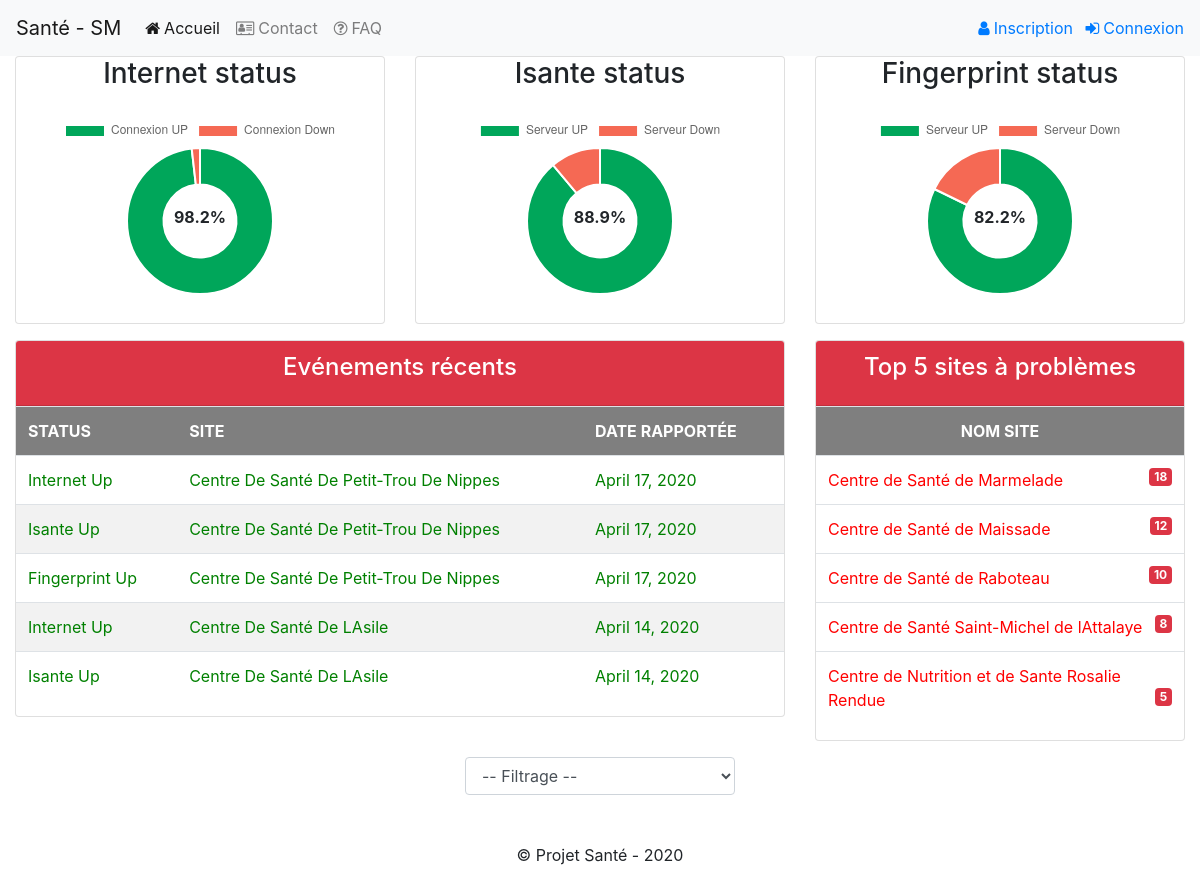
The page / on the database its author committed.
### smonitoring/models.py (models this page shows, shortened)
class Evenement(models.Model):
	code_site = models.ForeignKey(Site, on_delete= models.CASCADE, related_name="site")
	entite_concerne = models.CharField(max_length=100, choices= [('internet','Internet'),('isante','Isante Server'),('fingerprint','Fingerprint Server')]) # internet, isante or fingerprint
	status_ev = models.CharField(max_length=10, choices= EL_CHOICES) # up, down, none
	raison_ev = models.ForeignKey(RaisonsEvenement, on_delete=models.CASCADE, related_name="raison")
	date_ev = models.DateField(default=timezone.now)
	date_rap = models.DateField(default=timezone.now)
	date_entree = models.DateTimeField(default=timezone.now)
	pers_contact = models.CharField(max_length=100, default=None, blank=True,null=True)
	remarques = models.CharField(max_length=100, default=None, blank=True,null=True)
	nom_utilisateur = models.CharField(max_length=50)

class Site(models.Model):
	code = models.CharField(max_length=10,unique=True)
	type_site = models.CharField(max_length=10, choices =[('site','Site'),('bureau','Bureau')])
	nom = models.CharField(max_length=100)
	sigle = models.CharField(max_length=10, default=None, blank=True,null=True)
	region = models.ForeignKey(Region,on_delete=models.CASCADE, related_name="nom_reg")
	departement = models.ForeignKey(Departement,on_delete=models.CASCADE, related_name="dept_ref")
	commune = models.CharField(max_length=100)
	adresse = models.CharField(max_length=100, default=None, blank=True,null=True)
	pepfar = models.CharField(max_length=10, choices = PEPFAR_CHOICES)
	contact_1 = models.CharField(max_length=100)
	tel_1 = models.CharField(max_length=100)
	contact_2 = models.CharField(max_length=100, default=None, blank=True,null=True)
	tel_2 = models.CharField(max_length=100, default=None, blank=True,null=True)
	fai = models.CharField(max_length=100, choices= FAI_CHOICES)
	internet = models.CharField(max_length=15, choices = EL_CHOICES)
	isante = models.CharField(max_length=15, choices = EL_CHOICES)
	fingerprint = models.CharField(max_length=15, choices = EL_CHOICES)
	def __str__(self):
		return f"{self.nom}"

### smonitoring/views.py (the view)
# urls.py: path("",views.index,name="home"),
def index(request):
	try:
		filtre = request.GET.get('filter')
	except:
		return HttpResponse('Request problem')
	if filtre != None and filtre != 'all':
		filtre = filtre.upper()
		try:
			filtre = Region.objects.get(nom_region=filtre.capitalize())
		except Region.DoesNotExist:
			filtre = None
		try:
			with connection.cursor() as cursor:
				cursor.execute("SELECT COUNT(*) as qte,code_site_id,nom,nom_region from smonitoring_evenement e, smonitoring_site s, smonitoring_region r WHERE (e.code_site_id=s.id) AND (s.region_id=r.id) AND (e.status_ev=%s) AND (r.nom_region=%s) GROUP BY e.code_site_id,s.nom,r.nom_region ORDER BY qte DESC LIMIT 5",params=['down',filtre.nom_region])
				top_bad_sites = cursor.fetchall()
				top_bad_sites_formated = []
				for t in top_bad_sites:
					top_bad_sites_formated.append({"qte":t[0],"id":t[1],"nom":t[2]})
		except AttributeError:
			raise Http404('No such a region !')
		context= {
			"page_title":"Site Monitoring - Accueil",
			"internet_status":{"up":Site.objects.filter(internet="up",region=filtre).count(),"down":Site.objects.filter(internet="down",region=filtre).count()},
			"isante_status":{"up":Site.objects.filter(isante="up",region=filtre).count(),"down":Site.objects.filter(isante="down",region=filtre).count()},
			"fingerprint_status":{"up":Site.objects.filter(fingerprint="up",region=filtre).count(),"down":Site.objects.filter(fingerprint="down",region=filtre).count()},
			"recent_events":Evenement.objects.select_related('code_site').filter(code_site__region=filtre).order_by('-date_rap')[:5],
			"top_bad_sites":top_bad_sites_formated,
			"filtre":filtre.nom_region.lower(),
		}
		context['internet_total']=round(context['internet_status']['up']*100/Site.objects.filter(region=filtre).exclude(internet__in=['','none']).count(),1)
		context['isante_total']=round(context['isante_status']['up']*100/Site.objects.filter(region=filtre).exclude(isante__in=['','none']).count(),1)
		context['fingerprint_total']=round(context['fingerprint_status']['up']*100/Site.objects.filter(region=filtre).exclude(fingerprint__in=['','none']).count(),1)
	else:
		with connection.cursor() as cursor:
			cursor.execute("SELECT COUNT(*) as qte,code_site_id,nom from smonitoring_evenement e,smonitoring_site s WHERE e.code_site_id=s.id AND e.status_ev=%s GROUP BY code_site_id,s.nom ORDER BY qte DESC LIMIT 5",params=['down'])
			top_bad_sites = cursor.fetchall()
			top_bad_sites_formated = []
			for t in top_bad_sites:
				top_bad_sites_formated.append({"qte":t[0],"id":t[1],"nom":t[2]})
		context= {
			"page_title":"Site Monitoring - Accueil",
			"internet_status":{"up":Site.objects.filter(internet="up").count(),"down":Site.objects.filter(internet="down").count()},
			"isante_status":{"up":Site.objects.filter(isante="up").count(),"down":Site.objects.filter(isante="down").count()},
			"fingerprint_status":{"up":Site.objects.filter(fingerprint="up").count(),"down":Site.objects.filter(fingerprint="down").count()},
			"recent_events":Evenement.objects.order_by('-date_rap').select_related('code_site')[:5],
			"top_bad_sites":top_bad_sites_formated,
		}
		context['internet_total']=round(context['internet_status']['up']*100/Site.objects.exclude(internet__in=['','none']).count(),1)
		context['isante_total']=round(context['isante_status']['up']*100/Site.objects.exclude(isante__in=['','none']).count(),1)
		context['fingerprint_total']=round(context['fingerprint_status']['up']*100/Site.objects.exclude(fingerprint__in=['','none']).count(),1)
	return render(request, 'dashboard.html', context)

### smonitoring/templates/dashboard.html (shortened to what this page needs)
{% extends "layout.html" %}
{% block body %}
    <section class="content">
      <div class="row">
        <div class="col-md-4">
          <div class="card">
            <div class="card-title">
              <h3 class="text-center">Internet status</h3>
            </div>
            <div class="card-body p-1">
              <canvas id="pieChartInt" style="height:250px"></canvas>
		<div class="donut-inner text-center"><span>{{ internet_total }}%</span></div>
            </div>
          </div>
        </div>
        <div class="col-md-4">
          <div class="card">
            <div class="card-title">
              <h3 class="text-center">Isante status</h3>
            </div>
            <div class="card-body p-1">
              <canvas id="pieChartIsante" style="height:250px"></canvas>
		<div class="donut-inner text-center"><span>{{ isante_total }}%</span></div>
            </div>
          </div>
        </div>
        <div class="col-md-4">
          <div class="card">
            <div class="card-title">
              <h3 class="text-center">Fingerprint status</h3>
            </div>
            <div class="card-body p-1">
              <canvas id="pieChartFing" style="height:250px"></canvas>
		<div class="donut-inner text-center"><span>{{ fingerprint_total }}%</span></div>
            </div>
          </div>
        </div>
      </div>
	<div class="row mt-3 mb-3">
		<div class="col-md-8">
			<div class="card">
				<div class="card-header bg-danger mb-0"><h4 class="card-title text-center" style="color:white;">Evénements récents</h4></div>
				<div class="card-body p-0 table-responsive">
					<table class="table table-striped table-hover">
						<th>Status</th><th>Site</th><th>date rapportée</th>
						{% for event in recent_events %}
						<tr class="{{event.status_ev}} togle-case"><td>{{event.entite_concerne}} {{event.status_ev}}</td><td>{{event.code_site}}</td><td>{{event.date_rap}}</td></tr>
						{% endfor %}
					</table>
				</div>
			</div>
		</div>
		<div class="col-md-4">
			<div class="card">
				<div class="card-header bg-danger mb-0"><h4 class="card-title text-center" style="color:white;">Top 5 sites à problèmes</h4></div>
				<div class="card-body p-0 table-responsive">
					<table class="table table-striped table-hover">
						<th class="text-center">Nom site</th>
						{% for bad_site in top_bad_sites %}
						<tr><td class="down">{{ bad_site.nom }} <span class="badge badge-danger pull-right">{{ bad_site.qte }}</span></td></tr>
						{% endfor %}
					</table>
				</div>
			</div>
		</div>
	</div>
	<div class="row">
		<div class="col-md-3" style="margin:auto;">
			<select name="filter" id="filter" class="form-control" >
				<option value="all" {% if filtre == 'all'%} selected {% endif %}>-- Filtrage --</option>
			</select>
		</div>
	</div>
    </section>
<script>
document.addEventListener('DOMContentLoaded', function(){
	//Filter script
	document.getElementById("filter").onchange= function(){
		var current_url= "{{ 'home' }}";
		var val= this.value;
		window.location.replace(current_url+'?filter='+val);
		};
	//Chart script
  $(function () {
    /* ChartJS
     * -------
     * Here we will create a few charts using ChartJS
     */
    //-------------
    //- PIE CHART - Internet
    //-------------
    new Chart(document.getElementById("pieChartInt"), {
	type:'doughnut',
	data: {
		labels: ['Connexion UP','Connexion Down'],
		datasets:[{
		label: "Internet Status",
		backgroundColor:["#00a65a","#f56954"],
		data:[ {{ internet_status.up }},{{ internet_status.down }} ]
		}]
	},
	options:{
		title:{
		display: false,
		text: 'Sites Internet Status'
		}
		}
	});
	//-------------
    //- PIE CHART - Isante
    //-------------
    new Chart(document.getElementById("pieChartIsante"), {
	type:'doughnut',
	data: {
		labels: ['Serveur UP','Serveur Down'],
		datasets:[{
		label: "Isante Status",
		backgroundColor:["#00a65a","#f56954"],
		data:[ {{ isante_status.up }},{{ isante_status.down }} ]
		}]
	},
	options:{
		title:{
		display: false,
		text: 'Sites Internet Status'
		}
		}
	});
    //-------------
    //- PIE CHART - Fingerprint
    //-------------
    new Chart(document.getElementById("pieChartFing"), {
	type:'doughnut',
	data: {
		labels: ['Serveur UP','Serveur Down'],
		datasets:[{
		label: "Fingerprint Status",
		backgroundColor:["#00a65a","#f56954"],
		data:[ {{ fingerprint_status.up }},{{ fingerprint_status.down }} ]
		}]
	},
	options:{
		title:{
		display: false,
		text: 'Sites Internet Status'
		}
		}
	});
  })
});
</script>
{% endblock %}

### smonitoring/templates/layout.html (shortened to what this page needs)
<!DOCTYPE html>
<html>
<head>
	<link rel="stylesheet" href="https://maxcdn.bootstrapcdn.com/bootstrap/4.4.1/css/bootstrap.min.css">
	<link rel="stylesheet" href="https://unpkg.com/bootstrap-table@1.16.0/dist/bootstrap-table.min.css">
	<link rel="stylesheet" href="https://stackpath.bootstrapcdn.com/font-awesome/4.7.0/css/font-awesome.min.css">
	{% load static %}
	<link rel="stylesheet" href="{%  static 'css/mystyle.css' %}">
</head>
<body>
	<nav class="navbar sticky-top navbar-expand-lg navbar-light bg-light">
	  <a class="navbar-brand" href="{% url 'home' %}">Santé - SM</a>
	  <div class="collapse navbar-collapse" id="navbarSupportedContent">
		<ul class="navbar-nav mr-auto">
		  <li class="nav-item active">
			<a class="nav-link" href="{% url 'home' %}"><span class="fa fa-home">&nbsp;</span>Accueil <span class="sr-only">(current)</span></a>
		  </li>
		  <li class="nav-item">
			<a class="nav-link" href="#"><span class="fa fa-address-card-o">&nbsp;</span>Contact</a>
		  </li>
		  <li class="nav-item">
			<a class="nav-link" href="#" title="Foire aux questions" ><span class="fa fa-question-circle-o">&nbsp;</span>FAQ</a>
		  </li>
		</ul>
		<div class="pull-right">
			{% if user.is_authenticated %}
			<div class="button-group menu-user">
				<a href="#" class="dropdown-toggle" style="text-decoration:none;" role="button" id="dropdownMenuLink" data-toggle="dropdown" aria-haspopup="true" aria-expanded="false">
					<span class="fa fa-user-circle-o">&nbsp;</span>
					{% if user.first_name %}
						{{user.get_full_name}}
					{% else %}
						{{user.username}}
					{% endif %}
				</a>
				<div class="dropdown-menu dropdown-menu-right" arial-labelledby="dropdownMenuLink">
					<a class="dropdown-item" href="#" data-toggle="modal" data-target="#profileModal"><span class="fa fa-user-circle">&nbsp;</span>Mon Profil</a>
					<div class="dropdown-divider"></div>
					<a class="dropdown-item" href="{% url 'change_password' %}"><span class="fa fa-key">&nbsp;</span>Changer mot de passe</a>
					<div class="dropdown-divider"></div>
					<a class="dropdown-item" href="{% url 'logout' %}"><span class="fa fa-sign-out">&nbsp;</span>Se deconnecter</a>
				</div>
			</div>
			{% else %}
			<a class="mr-2" href="#" ><span class="fa fa-user">&nbsp;</span>Inscription</a>
			<a class="" href="{% url 'login' %}" ><span class="fa fa-sign-in">&nbsp;</span>Connexion</a>
			{% endif %}
		</div>
	  </div>
	</nav>
	<div class="container-fluid" style="min-height:200px;">
		{% block body %}
		{% endblock body %}
	</div>
	<footer class="footer text-center mt-5">
		<p class="">&copy; Projet Santé - 2020</p>
	</footer>
</body>
</html>

### smonitoring/static/css/mystyle.css (style rules this page uses)
th { background-color: #7F7F7F ; color: #FFFFFF; text-transform: uppercase; }
.up { background-color: ; color: #008000; }
.down { background-color: #FFFFFF; color: #FF0000 }
.togle-case { text-transform: capitalize; }

### smonitoring/templates/dashboard.html (style rules this page uses)
th { text-transform: uppercase; }
.donut-inner { font-weight: bold; position: relative; margin-top:-25%; margin-bottom:25%; }
.up { background-color: ; color: #008000; }
.down { background-color: #FFFFFF; color: #FF0000 }

### rows shown on the page
Evenement: entite_concerne "Internet", status_ev "Up", code_site "Centre De Santé De Petit-Trou De Nippes", date_rap "April 17, 2020"
Evenement: entite_concerne "Isante", status_ev "Up", code_site "Centre De Santé De Petit-Trou De Nippes", date_rap "April 17, 2020"
Evenement: entite_concerne "Fingerprint", status_ev "Up", code_site "Centre De Santé De Petit-Trou De Nippes", date_rap "April 17, 2020"
Evenement: entite_concerne "Internet", status_ev "Up", code_site "Centre De Santé De LAsile", date_rap "April 14, 2020"
Evenement: entite_concerne "Isante", status_ev "Up", code_site "Centre De Santé De LAsile", date_rap "April 14, 2020"

### other values the page prints
{{ internet_total }} "98.2"
{{ isante_total }} "88.9"
{{ fingerprint_total }} "82.2"
{{ bad_site.nom }} "Centre de Santé de Marmelade" "Centre de Santé de Maissade" "Centre de Santé de Raboteau" "Centre de Santé Saint-Michel de lAttalaye" "Centre de Nutrition et de Sante Rosalie Rendue"
{{ bad_site.qte }} "18" "12" "10" "8" "5"
chart data {{ internet_status.up }} 54
chart data {{ internet_status.down }} 1
chart data {{ isante_status.up }} 40
